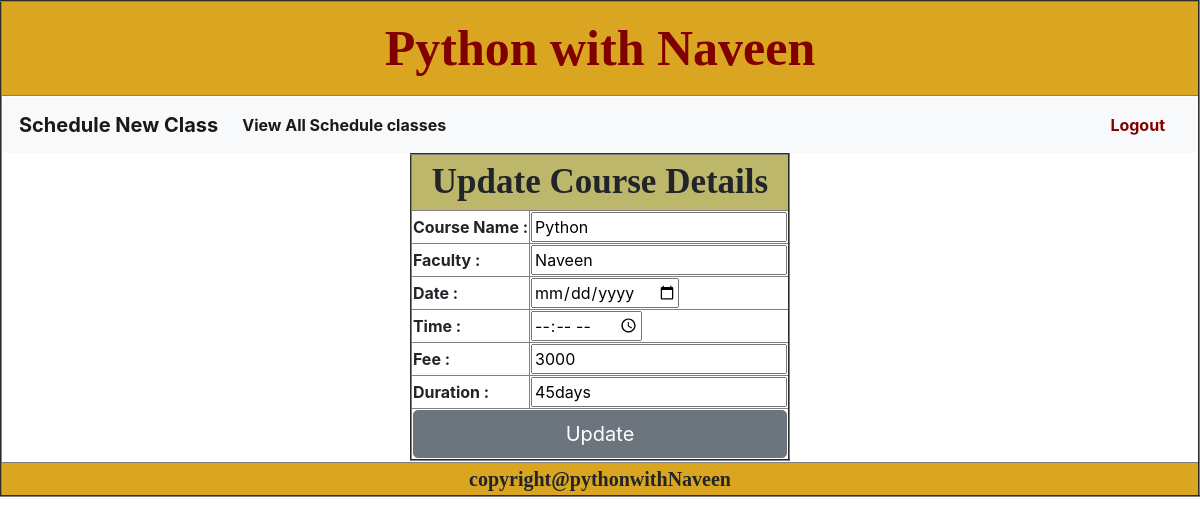
/adminn/update_viewall_admin/?coursename=Python, run on the app's committed database.
### adminapp/models.py (models this page shows)
class AdminnModel(models.Model):
    idno = models.AutoField(primary_key=True)#primary
    Coursename=models.CharField(max_length=50,unique=True)
    Faculty=models.CharField(max_length=100)
    Date=models.DateField()
    Time=models.CharField(max_length=50)
    Fee=models.IntegerField()
    Duration=models.CharField(max_length=100)

### adminapp/views.py (the view)
# urls.py: path('update_viewall_admin/', views.update_viewall_admin, name="update_viewall_admin"),
def update_viewall_admin(request):
    cn=request.GET.get("coursename")
    res = AdminnModel.objects.get(Coursename=cn)
    af=AdminForms(request.POST)
    return render(request,"update_viewall_admin.html",{'data':res})

### templates/update_viewall_admin.html (shortened to what this page needs)
{% extends 'common.html' %}
{% block sowmya %}
    {% include 'adminmainmenu.html' %}
    <form action="{% url "updated_schedule" %}" method="post">
    <table align="center" border="2">
    <tr>
        <th colspan="2" style="background-color:darkkhaki;font-size: 35px;font-family: 'Agency FB';text-align: center">Update Course Details</th>
    </tr>
    {% if data %}
        <tr><th>Course Name :</th><th><input type="text" name="coursename" value={{ data.Coursename }}></th></tr>
        <tr><th>Faculty   : </th><th> <input type="text" name="faculty" value={{ data.Faculty }}></th></tr>
        <tr><th>Date     :</th><th><input type="date" name="date" value="{{ data.Date }}"></th></tr>
        <tr><th>Time     :</th><th><input type="time" name="time" value="{{ data.Time }}"></th></tr>
        <tr><th>Fee   :</th><th><input type="text" name="fee" value="{{ data.Fee }}"></th></tr>
        <tr><th>Duration :</th><th><input type="text" name="duration" value="{{ data.Duration }}"></th></tr>
        <tr><th colspan="2"><button type="submit" class="btn btn-secondary btn-lg btn-block">Update</button></th></tr>
    {% endif %}
    </table>
    </form>
{% endblock %}

### data on the page
AdminnModel: coursename "Python", faculty "Naveen", fee "3000", duration "45days"
